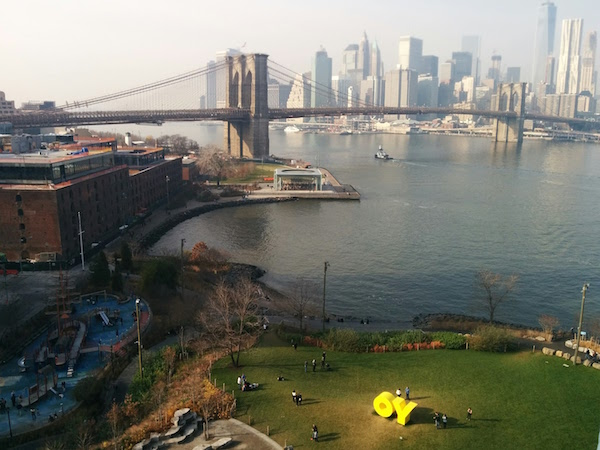
#> input picture day3-1/code/image/src_blur.jpg, 600 x 450 px
$ jupyter execute 03_sharp.ipynb
#> lines starting #> are read from the running program, lines starting #| are printed output that depends on the picture
[cell 1]
import cv2
from matplotlib import pyplot as plt

[cell 2]
# read an image
src = cv2.imread("../image/src_blur.jpg")
#> src is the input picture: shape (450, 600, 3); mean B, G, R 107.6, 118.3, 117.9

[cell 3]
# show src image
img = cv2.cvtColor(src, cv2.COLOR_BGR2RGB)
plt.imshow(img)

[cell 4]
# blur the image
img_blur = cv2.GaussianBlur(img, (7, 7), 0)
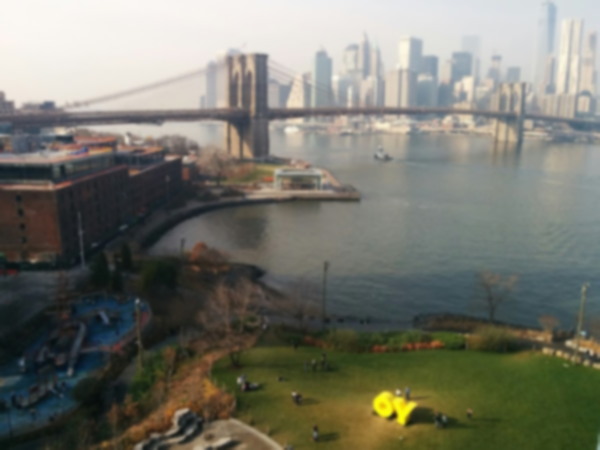
#> img_blur: shape (450, 600, 3); mean R, G, B 117.9, 118.3, 107.6

[cell 5]
# apply unsharp masking
img = cv2.addWeighted(img, 2, img_blur, -1, 0)
plt.imshow(img)
